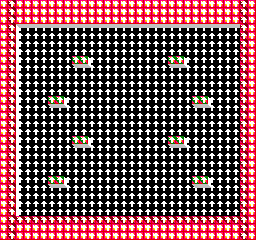

Tiled map render using the project's own tile images. Description and the map definition, with tile-layer contents summarised, below:
An orthogonal 32x30 tile map with 8x8 px tiles, 4 tile layers (BuildLayer, CollisionLayer, DirectionalLayer, ShadowLayer), 4 tilesets.

<map version="1.10" tiledversion="1.10.2" orientation="orthogonal" renderorder="right-down" width="32" height="30" tilewidth="8" tileheight="8" infinite="0" nextlayerid="5" nextobjectid="1">
 <editorsettings>
  <export target="../../Assets/Levels/Level8.json" format="json" />
 </editorsettings>
 <properties>
  <property name="ShadowColor" type="color" value="#ff63638c" />
 </properties>
 <tileset firstgid="1" source="MapBlocks.tsx" />
 <tileset firstgid="513" source="Collisions.tsx" />
 <tileset firstgid="521" source="Directions.tsx" />
 <tileset firstgid="525" source="MapShadows.tsx" />
 <layer id="1" name="BuildLayer" width="32" height="30">
  <properties>
   <property name="Enemies">SuperDrunk_16_13_-1
END</property>
   <property name="Items">PowerUp_8_7_22_7_1000_1
PowerUp_8_7_10_7_1000_1
END</property>
  </properties>
  <data>[960 cells, 304 non-empty, 5 distinct tile ids]</data>
 </layer>
 <layer id="2" name="CollisionLayer" width="32" height="30">
  <data>[960 cells, 104 non-empty, 2 distinct tile ids]</data>
 </layer>
 <layer id="3" name="DirectionalLayer" width="32" height="30">
  <data>[960 cells, 960 non-empty, 1 distinct tile ids]</data>
 </layer>
 <layer id="4" name="ShadowLayer" width="32" height="30">
  <properties>
   <property name="ShadowColor" type="color" value="#ff8c0000" />
  </properties>
  <data>[960 cells, 83 non-empty, 6 distinct tile ids]</data>
 </layer>
</map>
